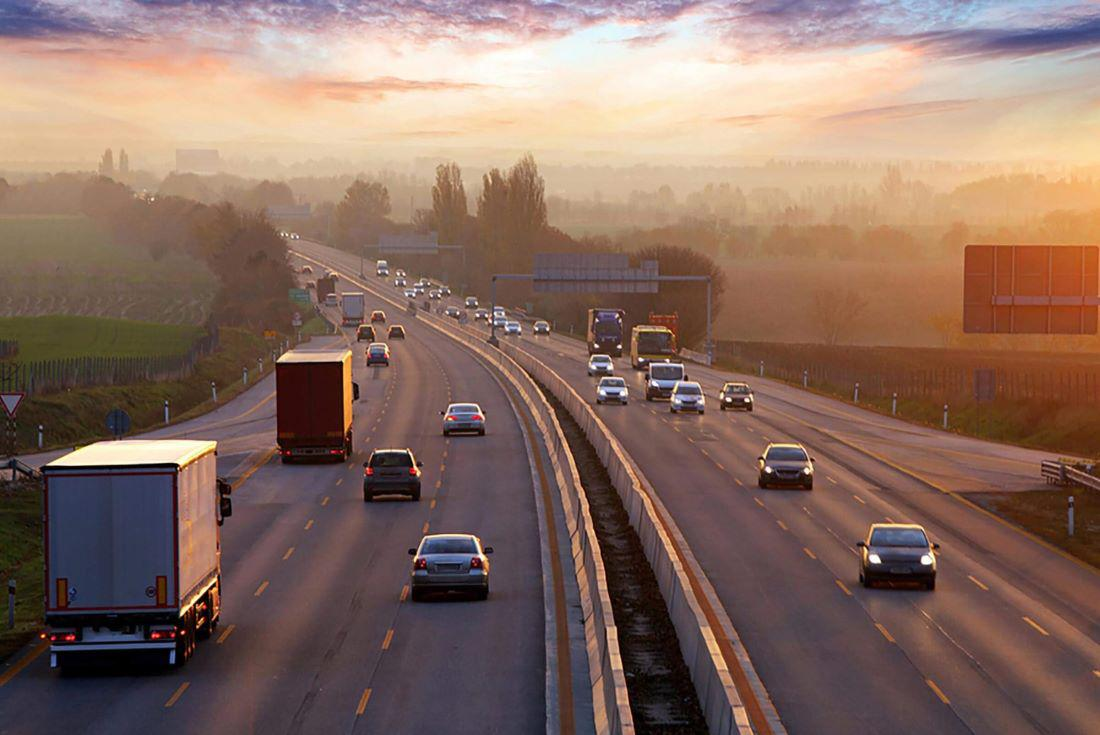
#> input picture FirstCV/image.png, 1100 x 735 px
$ python Pencil.py
#> lines starting #> are read from the running program, lines starting #| are printed output that depends on the picture
import cv2 as p

# Read image
image = p.imread("image.png")
#> image is the input picture: shape (735, 1100, 3); mean B, G, R 98.3, 109.4, 136.2

if image is None:
    print("Image not found")
    exit()

# Convert to grayscale
gray = p.cvtColor(image, p.COLOR_BGR2GRAY)
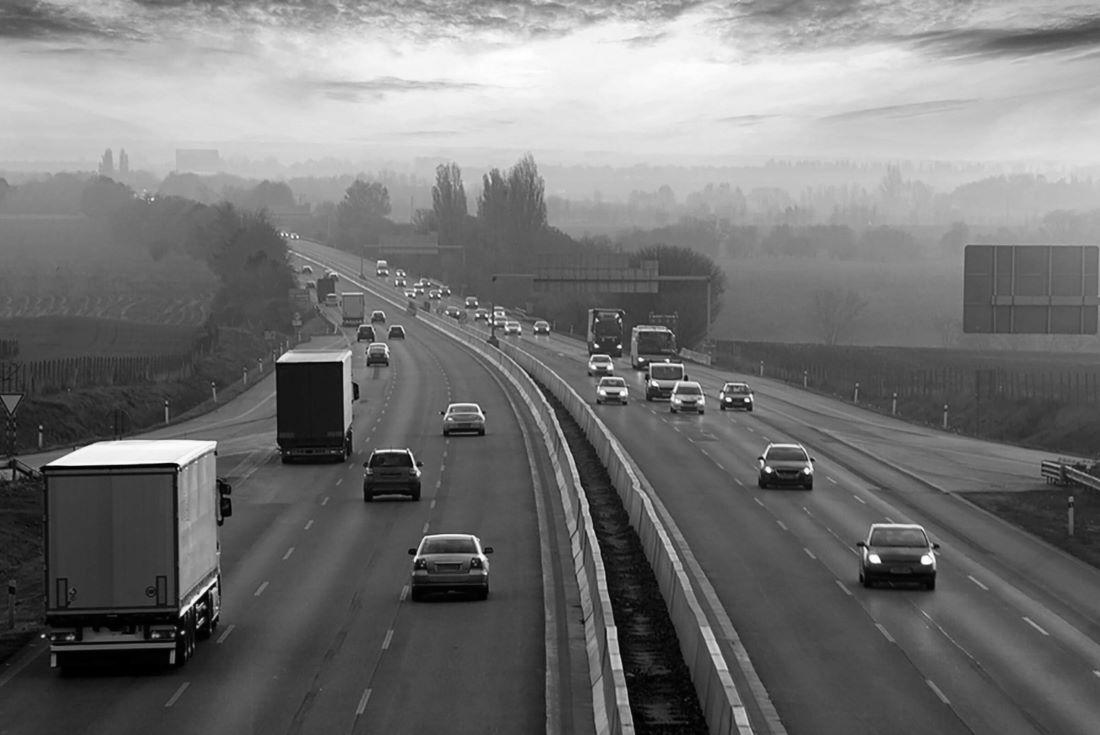
#> gray: shape (735, 1100); min 0, max 255, mean 116.2

# Invert grayscale
gray_inv = 255 - gray
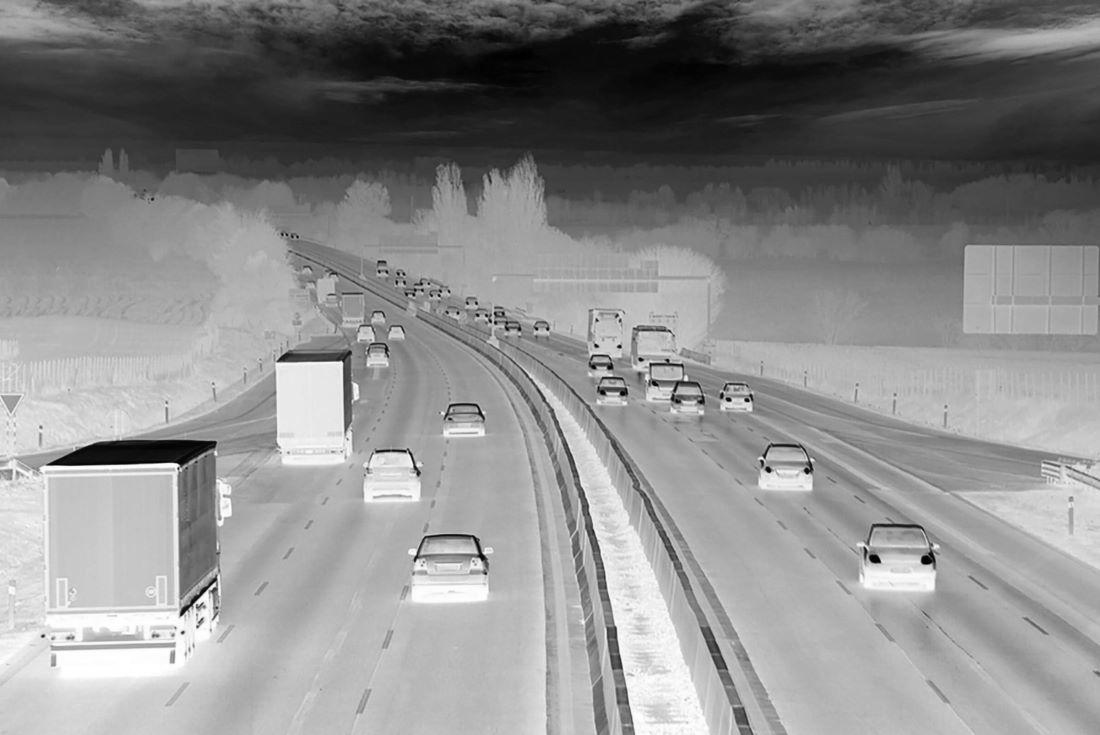
#> gray_inv: shape (735, 1100); min 0, max 255, mean 138.8


# Blur the inverted image
blur = p.GaussianBlur(gray_inv, (21, 21), 0)
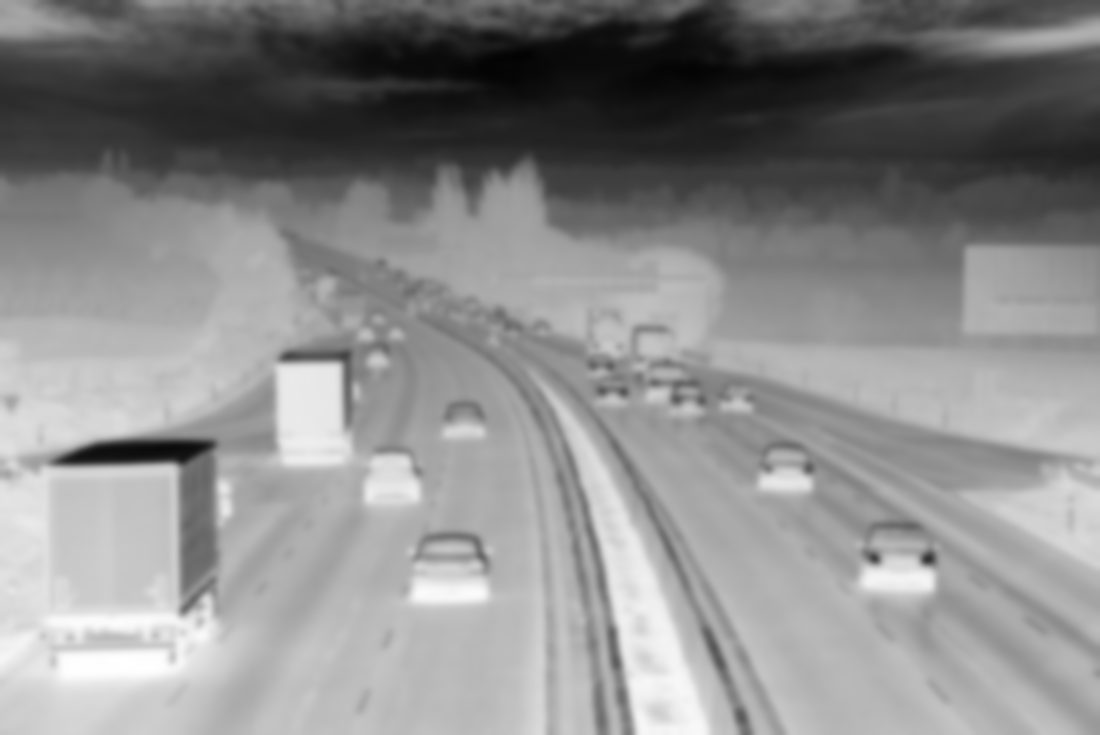
#> blur: shape (735, 1100); min 3, max 255, mean 138.8

# Create sketch
sketch = p.divide(gray, 255 - blur, scale=256)
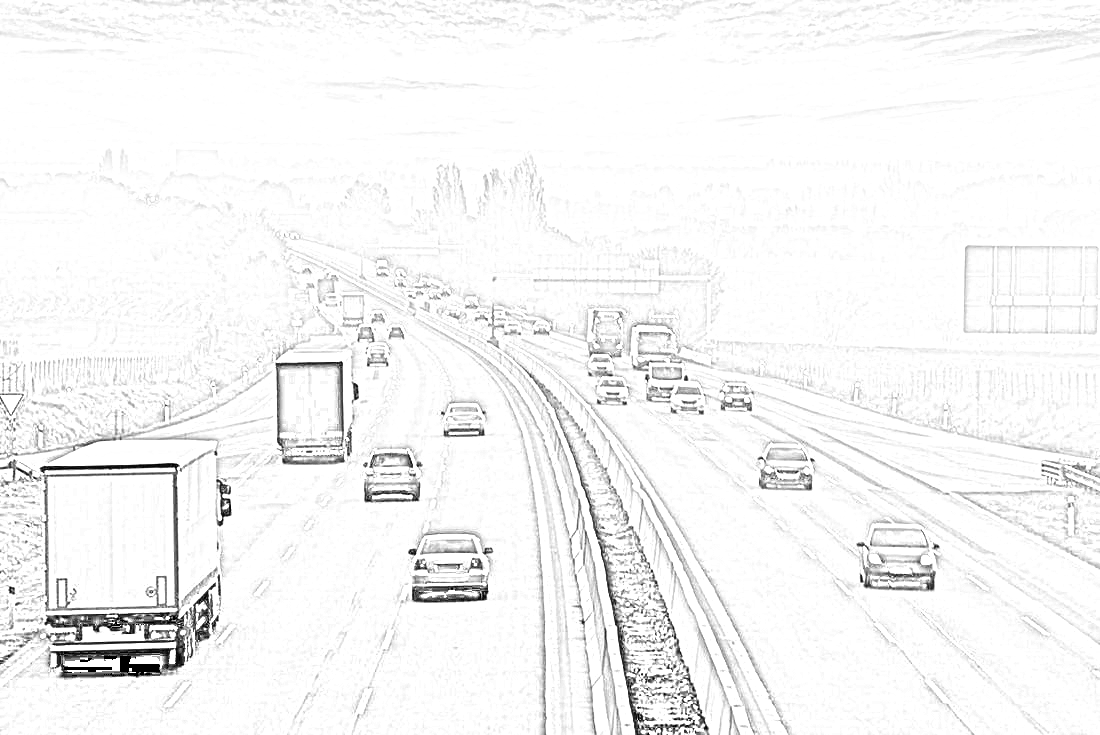
#> sketch: shape (735, 1100); min 0, max 255, mean 245.4

# Show result
# p.imshow('Sketch Image', sketch)
p.imshow("gryayscale",gray_inv)
# p.imshow("gryayscale",blur)
p.waitKey(0)
p.destroyAllWindows()
